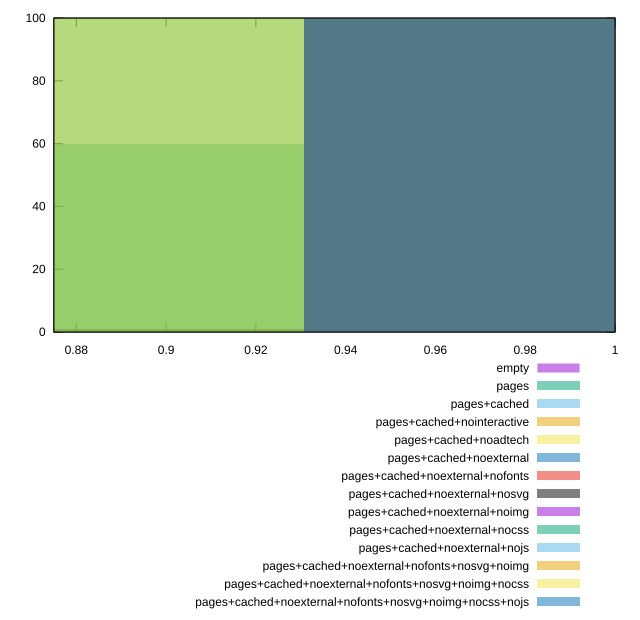

Source code (gnuplot):
reset

$empty <<EOF
0.9680302704129496 100
EOF

$pages <<EOF
0.9680302704129496 40
0.8935664034581073 60
EOF

$pagesCached <<EOF
0.9680302704129496 100
EOF

$pagesCachedNointeractive <<EOF
0.9680302704129496 100
EOF

$pagesCachedNoadtech <<EOF
0.9680302704129496 100
EOF

$pagesCachedNoexternal <<EOF
0.9680302704129496 100
EOF

$pagesCachedNoexternalNofonts <<EOF
0.9680302704129496 100
EOF

$pagesCachedNoexternalNosvg <<EOF
0.9680302704129496 99
0.8935664034581073 1
EOF

$pagesCachedNoexternalNoimg <<EOF
0.9680302704129496 100
EOF

$pagesCachedNoexternalNocss <<EOF
0.8935664034581073 100
EOF

$pagesCachedNoexternalNojs <<EOF
0.9680302704129496 100
EOF

$pagesCachedNoexternalNofontsNosvgNoimg <<EOF
0.9680302704129496 100
EOF

$pagesCachedNoexternalNofontsNosvgNoimgNocss <<EOF
0.8935664034581073 100
EOF

$pagesCachedNoexternalNofontsNosvgNoimgNocssNojs <<EOF
0.9680302704129496 100
EOF

set key outside below
set boxwidth 0.07446386695484228
set xrange [0.875:1]
set yrange [0:100]
set style fill transparent solid 0.5 noborder
set terminal svg size 640, 620 enhanced background rgb 'white'
set output "report_00007_2020-12-11T15:55:29.892Z/unminified-javascript/comparison/histogram/all_score.svg"

plot $empty title "empty" with boxes, \
     $pages title "pages" with boxes, \
     $pagesCached title "pages+cached" with boxes, \
     $pagesCachedNointeractive title "pages+cached+nointeractive" with boxes, \
     $pagesCachedNoadtech title "pages+cached+noadtech" with boxes, \
     $pagesCachedNoexternal title "pages+cached+noexternal" with boxes, \
     $pagesCachedNoexternalNofonts title "pages+cached+noexternal+nofonts" with boxes, \
     $pagesCachedNoexternalNosvg title "pages+cached+noexternal+nosvg" with boxes, \
     $pagesCachedNoexternalNoimg title "pages+cached+noexternal+noimg" with boxes, \
     $pagesCachedNoexternalNocss title "pages+cached+noexternal+nocss" with boxes, \
     $pagesCachedNoexternalNojs title "pages+cached+noexternal+nojs" with boxes, \
     $pagesCachedNoexternalNofontsNosvgNoimg title "pages+cached+noexternal+nofonts+nosvg+noimg" with boxes, \
     $pagesCachedNoexternalNofontsNosvgNoimgNocss title "pages+cached+noexternal+nofonts+nosvg+noimg+nocss" with boxes, \
     $pagesCachedNoexternalNofontsNosvgNoimgNocssNojs title "pages+cached+noexternal+nofonts+nosvg+noimg+nocss+nojs" with boxes

reset
